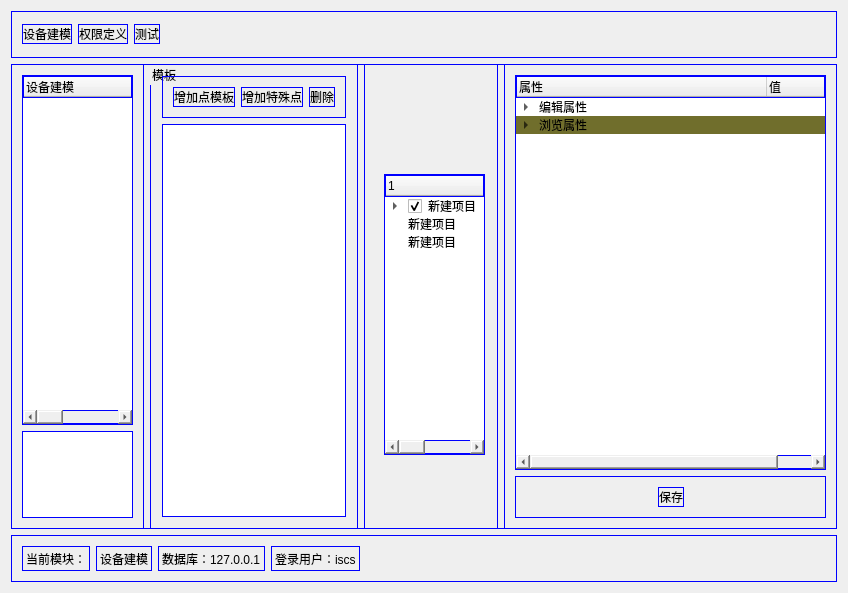
<?xml version="1.0" encoding="UTF-8"?>
<ui version="4.0">
 <class>Widget</class>
 <widget class="QWidget" name="Widget">
  <property name="geometry">
   <rect>
    <x>0</x>
    <y>0</y>
    <width>848</width>
    <height>593</height>
   </rect>
  </property>
  <property name="windowTitle">
   <string>Widget</string>
  </property>
  <layout class="QVBoxLayout" name="verticalLayout" stretch="1,10,1">
   <item>
    <widget class="QWidget" name="topW" native="true">
     <property name="maximumSize">
      <size>
       <width>16777215</width>
       <height>50</height>
      </size>
     </property>
     <property name="styleSheet">
      <string notr="true">border-color:blue;border-style:solid;border-width:1px</string>
     </property>
     <layout class="QHBoxLayout" name="horizontalLayout_4">
      <item>
       <widget class="QPushButton" name="SBJM_Btn">
        <property name="text">
         <string>设备建模</string>
        </property>
       </widget>
      </item>
      <item>
       <widget class="QPushButton" name="QXDY_Btn">
        <property name="text">
         <string>权限定义</string>
        </property>
       </widget>
      </item>
      <item>
       <widget class="QPushButton" name="test">
        <property name="styleSheet">
         <string notr="true">border-color:blue;border-style:solid;border-width:1px</string>
        </property>
        <property name="text">
         <string>测试</string>
        </property>
       </widget>
      </item>
      <item>
       <spacer name="horizontalSpacer_4">
        <property name="orientation">
         <enum>Qt::Horizontal</enum>
        </property>
        <property name="sizeHint" stdset="0">
         <size>
          <width>659</width>
          <height>20</height>
         </size>
        </property>
       </spacer>
      </item>
     </layout>
    </widget>
   </item>
   <item>
    <widget class="QWidget" name="middleW" native="true">
     <property name="styleSheet">
      <string notr="true">border-color:blue;border-style:solid;border-width:1px</string>
     </property>
     <layout class="QHBoxLayout" name="horizontalLayout_3" stretch="2,2,2,5">
      <property name="spacing">
       <number>6</number>
      </property>
      <property name="leftMargin">
       <number>0</number>
      </property>
      <property name="topMargin">
       <number>0</number>
      </property>
      <property name="rightMargin">
       <number>0</number>
      </property>
      <property name="bottomMargin">
       <number>0</number>
      </property>
      <item>
       <widget class="QWidget" name="middle_w1" native="true">
        <layout class="QVBoxLayout" name="verticalLayout_4" stretch="4,1">
         <item>
          <widget class="QTreeWidget" name="leftTree">
           <property name="palette">
            <palette>
             <active>
              <colorrole role="AlternateBase">
               <brush brushstyle="SolidPattern">
                <color alpha="255">
                 <red>109</red>
                 <green>109</green>
                 <blue>10</blue>
                </color>
               </brush>
              </colorrole>
             </active>
             <inactive>
              <colorrole role="AlternateBase">
               <brush brushstyle="SolidPattern">
                <color alpha="255">
                 <red>109</red>
                 <green>109</green>
                 <blue>10</blue>
                </color>
               </brush>
              </colorrole>
             </inactive>
             <disabled>
              <colorrole role="AlternateBase">
               <brush brushstyle="SolidPattern">
                <color alpha="255">
                 <red>109</red>
                 <green>109</green>
                 <blue>10</blue>
                </color>
               </brush>
              </colorrole>
             </disabled>
            </palette>
           </property>
           <property name="alternatingRowColors">
            <bool>true</bool>
           </property>
           <attribute name="headerDefaultSectionSize">
            <number>200</number>
           </attribute>
           <column>
            <property name="text">
             <string>设备建模</string>
            </property>
           </column>
           <column>
            <property name="text">
             <string>过滤条件</string>
            </property>
           </column>
          </widget>
         </item>
         <item>
          <widget class="QTextEdit" name="textEdit"/>
         </item>
        </layout>
       </widget>
      </item>
      <item>
       <widget class="QGroupBox" name="middle_w2">
        <property name="title">
         <string>模板</string>
        </property>
        <layout class="QVBoxLayout" name="verticalLayout_2">
         <item>
          <widget class="QWidget" name="widget_5" native="true">
           <layout class="QHBoxLayout" name="horizontalLayout">
            <item>
             <widget class="QPushButton" name="addPtTemplate">
              <property name="text">
               <string>增加点模板</string>
              </property>
             </widget>
            </item>
            <item>
             <widget class="QPushButton" name="addSpecialPt">
              <property name="text">
               <string>增加特殊点</string>
              </property>
             </widget>
            </item>
            <item>
             <widget class="QPushButton" name="del">
              <property name="text">
               <string>删除</string>
              </property>
             </widget>
            </item>
            <item>
             <spacer name="horizontalSpacer">
              <property name="orientation">
               <enum>Qt::Horizontal</enum>
              </property>
              <property name="sizeHint" stdset="0">
               <size>
                <width>40</width>
                <height>20</height>
               </size>
              </property>
             </spacer>
            </item>
           </layout>
          </widget>
         </item>
         <item>
          <widget class="QListWidget" name="middleList"/>
         </item>
        </layout>
       </widget>
      </item>
      <item>
       <widget class="QWidget" name="blankW" native="true">
        <widget class="QTreeWidget" name="treeWidget">
         <property name="geometry">
          <rect>
           <x>20</x>
           <y>110</y>
           <width>101</width>
           <height>281</height>
          </rect>
         </property>
         <column>
          <property name="text">
           <string>1</string>
          </property>
         </column>
         <column>
          <property name="text">
           <string>新建列</string>
          </property>
         </column>
         <column>
          <property name="text">
           <string>新建列</string>
          </property>
         </column>
         <column>
          <property name="text">
           <string>新建列</string>
          </property>
         </column>
         <column>
          <property name="text">
           <string>新建列</string>
          </property>
         </column>
         <item>
          <property name="text">
           <string>新建项目</string>
          </property>
          <property name="checkState">
           <enum>Checked</enum>
          </property>
          <item>
           <property name="text">
            <string>新建子项目</string>
           </property>
           <property name="checkState">
            <enum>Checked</enum>
           </property>
           <property name="text">
            <string/>
           </property>
           <property name="checkState">
            <enum>Checked</enum>
           </property>
           <item>
            <property name="text">
             <string>新建子项目</string>
            </property>
            <property name="checkState">
             <enum>Checked</enum>
            </property>
           </item>
           <item>
            <property name="text">
             <string>新建项目</string>
            </property>
            <property name="checkState">
             <enum>Checked</enum>
            </property>
           </item>
           <item>
            <property name="text">
             <string>新建项目</string>
            </property>
            <property name="checkState">
             <enum>Unchecked</enum>
            </property>
           </item>
          </item>
         </item>
         <item>
          <property name="text">
           <string>新建项目</string>
          </property>
         </item>
         <item>
          <property name="text">
           <string>新建项目</string>
          </property>
         </item>
        </widget>
       </widget>
      </item>
      <item>
       <widget class="QWidget" name="middle_w3" native="true">
        <layout class="QVBoxLayout" name="verticalLayout_3" stretch="18,1">
         <item>
          <widget class="QTreeWidget" name="rightTree">
           <property name="palette">
            <palette>
             <active>
              <colorrole role="AlternateBase">
               <brush brushstyle="SolidPattern">
                <color alpha="255">
                 <red>112</red>
                 <green>110</green>
                 <blue>44</blue>
                </color>
               </brush>
              </colorrole>
             </active>
             <inactive>
              <colorrole role="AlternateBase">
               <brush brushstyle="SolidPattern">
                <color alpha="255">
                 <red>112</red>
                 <green>110</green>
                 <blue>44</blue>
                </color>
               </brush>
              </colorrole>
             </inactive>
             <disabled>
              <colorrole role="AlternateBase">
               <brush brushstyle="SolidPattern">
                <color alpha="255">
                 <red>112</red>
                 <green>110</green>
                 <blue>44</blue>
                </color>
               </brush>
              </colorrole>
             </disabled>
            </palette>
           </property>
           <property name="alternatingRowColors">
            <bool>true</bool>
           </property>
           <attribute name="headerDefaultSectionSize">
            <number>250</number>
           </attribute>
           <column>
            <property name="text">
             <string notr="true">属性</string>
            </property>
           </column>
           <column>
            <property name="text">
             <string>值</string>
            </property>
           </column>
           <item>
            <property name="text">
             <string>编辑属性</string>
            </property>
            <item>
             <property name="text">
              <string>标签名</string>
             </property>
             <property name="text">
              <string/>
             </property>
            </item>
            <item>
             <property name="text">
              <string>描述</string>
             </property>
            </item>
            <item>
             <property name="text">
              <string>是否控制</string>
             </property>
             <item>
              <property name="text">
               <string>控制动作组名称</string>
              </property>
              <property name="text">
               <string/>
              </property>
             </item>
             <item>
              <property name="text">
               <string>控制动作1</string>
              </property>
              <property name="text">
               <string/>
              </property>
             </item>
             <item>
              <property name="text">
               <string>控制动作2</string>
              </property>
             </item>
            </item>
           </item>
           <item>
            <property name="text">
             <string>浏览属性</string>
            </property>
            <item>
             <property name="text">
              <string>所属专业</string>
             </property>
            </item>
            <item>
             <property name="text">
              <string>所属模板</string>
             </property>
            </item>
           </item>
          </widget>
         </item>
         <item>
          <widget class="QWidget" name="widget_7" native="true">
           <layout class="QHBoxLayout" name="horizontalLayout_2">
            <item>
             <spacer name="horizontalSpacer_2">
              <property name="orientation">
               <enum>Qt::Horizontal</enum>
              </property>
              <property name="sizeHint" stdset="0">
               <size>
                <width>165</width>
                <height>20</height>
               </size>
              </property>
             </spacer>
            </item>
            <item>
             <widget class="QPushButton" name="save">
              <property name="text">
               <string>保存</string>
              </property>
             </widget>
            </item>
            <item>
             <spacer name="horizontalSpacer_3">
              <property name="orientation">
               <enum>Qt::Horizontal</enum>
              </property>
              <property name="sizeHint" stdset="0">
               <size>
                <width>164</width>
                <height>20</height>
               </size>
              </property>
             </spacer>
            </item>
           </layout>
          </widget>
         </item>
        </layout>
       </widget>
      </item>
     </layout>
    </widget>
   </item>
   <item>
    <widget class="QWidget" name="bottomW" native="true">
     <property name="maximumSize">
      <size>
       <width>16777215</width>
       <height>50</height>
      </size>
     </property>
     <property name="styleSheet">
      <string notr="true">border-color:blue;border-style:solid;border-width:1px</string>
     </property>
     <layout class="QHBoxLayout" name="horizontalLayout_5">
      <item>
       <widget class="QLabel" name="label">
        <property name="text">
         <string>当前模块：</string>
        </property>
        <property name="alignment">
         <set>Qt::AlignRight|Qt::AlignTrailing|Qt::AlignVCenter</set>
        </property>
       </widget>
      </item>
      <item>
       <widget class="QLabel" name="label_2">
        <property name="text">
         <string>设备建模</string>
        </property>
       </widget>
      </item>
      <item>
       <widget class="QLabel" name="label_3">
        <property name="text">
         <string>数据库：127.0.0.1</string>
        </property>
       </widget>
      </item>
      <item>
       <widget class="QLabel" name="label_4">
        <property name="text">
         <string>登录用户：iscs</string>
        </property>
       </widget>
      </item>
      <item>
       <spacer name="horizontalSpacer_5">
        <property name="orientation">
         <enum>Qt::Horizontal</enum>
        </property>
        <property name="sizeHint" stdset="0">
         <size>
          <width>451</width>
          <height>20</height>
         </size>
        </property>
       </spacer>
      </item>
     </layout>
    </widget>
   </item>
  </layout>
 </widget>
 <layoutdefault spacing="6" margin="11"/>
 <resources/>
 <connections/>
</ui>
